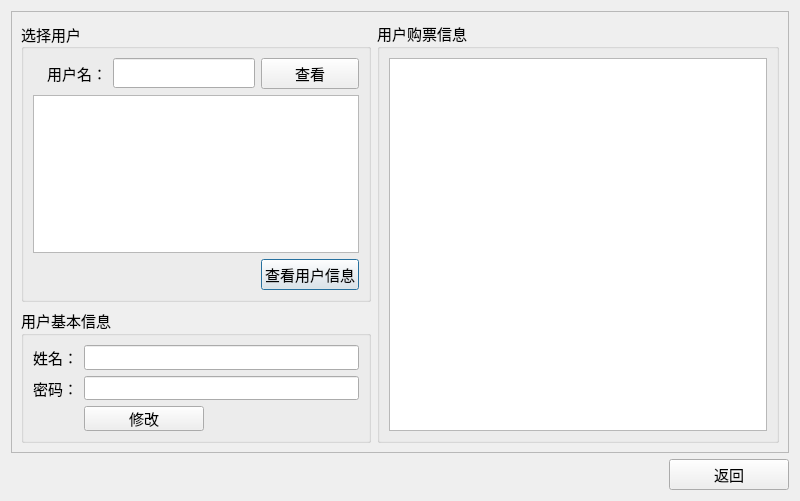
<?xml version="1.0" encoding="UTF-8"?>
<ui version="4.0">
 <class>QueryUserDialog</class>
 <widget class="QDialog" name="QueryUserDialog">
  <property name="geometry">
   <rect>
    <x>0</x>
    <y>0</y>
    <width>800</width>
    <height>501</height>
   </rect>
  </property>
  <property name="windowTitle">
   <string>Dialog</string>
  </property>
  <property name="layoutDirection">
   <enum>Qt::LeftToRight</enum>
  </property>
  <layout class="QVBoxLayout" name="verticalLayout">
   <item>
    <widget class="QFrame" name="frame">
     <property name="font">
      <font>
       <family>华文楷体</family>
       <pointsize>11</pointsize>
      </font>
     </property>
     <property name="frameShape">
      <enum>QFrame::StyledPanel</enum>
     </property>
     <property name="frameShadow">
      <enum>QFrame::Raised</enum>
     </property>
     <layout class="QGridLayout" name="gridLayout_2">
      <item row="0" column="0">
       <widget class="QGroupBox" name="groupBox">
        <property name="maximumSize">
         <size>
          <width>350</width>
          <height>16777215</height>
         </size>
        </property>
        <property name="font">
         <font>
          <family>华文楷体</family>
          <pointsize>11</pointsize>
         </font>
        </property>
        <property name="title">
         <string>选择用户</string>
        </property>
        <property name="alignment">
         <set>Qt::AlignLeading|Qt::AlignLeft|Qt::AlignVCenter</set>
        </property>
        <layout class="QGridLayout" name="gridLayout">
         <item row="2" column="2">
          <widget class="QPushButton" name="lookPushButton">
           <property name="maximumSize">
            <size>
             <width>120</width>
             <height>16777215</height>
            </size>
           </property>
           <property name="font">
            <font>
             <family>华文楷体</family>
             <pointsize>11</pointsize>
            </font>
           </property>
           <property name="text">
            <string>查看用户信息</string>
           </property>
          </widget>
         </item>
         <item row="0" column="2">
          <widget class="QPushButton" name="showPushButton">
           <property name="font">
            <font>
             <family>华文楷体</family>
             <pointsize>11</pointsize>
            </font>
           </property>
           <property name="text">
            <string>查看</string>
           </property>
          </widget>
         </item>
         <item row="1" column="0" colspan="3">
          <widget class="QListWidget" name="userListWidget">
           <property name="sizePolicy">
            <sizepolicy hsizetype="Preferred" vsizetype="Expanding">
             <horstretch>0</horstretch>
             <verstretch>0</verstretch>
            </sizepolicy>
           </property>
           <property name="maximumSize">
            <size>
             <width>16777215</width>
             <height>16777215</height>
            </size>
           </property>
           <property name="font">
            <font>
             <family>华文楷体</family>
             <pointsize>11</pointsize>
            </font>
           </property>
          </widget>
         </item>
         <item row="0" column="0">
          <widget class="QLabel" name="label">
           <property name="sizePolicy">
            <sizepolicy hsizetype="Minimum" vsizetype="Preferred">
             <horstretch>0</horstretch>
             <verstretch>0</verstretch>
            </sizepolicy>
           </property>
           <property name="font">
            <font>
             <family>华文楷体</family>
             <pointsize>11</pointsize>
            </font>
           </property>
           <property name="text">
            <string>用户名：</string>
           </property>
           <property name="alignment">
            <set>Qt::AlignRight|Qt::AlignTrailing|Qt::AlignVCenter</set>
           </property>
          </widget>
         </item>
         <item row="0" column="1">
          <widget class="QLineEdit" name="useridLineEdit">
           <property name="sizePolicy">
            <sizepolicy hsizetype="Preferred" vsizetype="Fixed">
             <horstretch>0</horstretch>
             <verstretch>0</verstretch>
            </sizepolicy>
           </property>
           <property name="font">
            <font>
             <family>华文楷体</family>
             <pointsize>11</pointsize>
            </font>
           </property>
          </widget>
         </item>
        </layout>
       </widget>
      </item>
      <item row="1" column="0">
       <widget class="QGroupBox" name="groupBox_2">
        <property name="maximumSize">
         <size>
          <width>350</width>
          <height>135</height>
         </size>
        </property>
        <property name="font">
         <font>
          <family>华文楷体</family>
          <pointsize>11</pointsize>
         </font>
        </property>
        <property name="layoutDirection">
         <enum>Qt::LeftToRight</enum>
        </property>
        <property name="title">
         <string>用户基本信息</string>
        </property>
        <layout class="QFormLayout" name="formLayout">
         <property name="labelAlignment">
          <set>Qt::AlignRight|Qt::AlignTrailing|Qt::AlignVCenter</set>
         </property>
         <item row="0" column="0">
          <widget class="QLabel" name="label_2">
           <property name="font">
            <font>
             <family>华文楷体</family>
             <pointsize>11</pointsize>
            </font>
           </property>
           <property name="text">
            <string>姓名：</string>
           </property>
          </widget>
         </item>
         <item row="0" column="1">
          <widget class="QLineEdit" name="nameLineEdit">
           <property name="font">
            <font>
             <family>华文楷体</family>
             <pointsize>11</pointsize>
            </font>
           </property>
          </widget>
         </item>
         <item row="1" column="0">
          <widget class="QLabel" name="label_3">
           <property name="font">
            <font>
             <family>华文楷体</family>
             <pointsize>11</pointsize>
            </font>
           </property>
           <property name="text">
            <string>密码：</string>
           </property>
          </widget>
         </item>
         <item row="1" column="1">
          <widget class="QLineEdit" name="pwdLineEdit">
           <property name="font">
            <font>
             <family>华文楷体</family>
             <pointsize>11</pointsize>
            </font>
           </property>
          </widget>
         </item>
         <item row="3" column="1">
          <widget class="QPushButton" name="modifyLineEdit">
           <property name="maximumSize">
            <size>
             <width>120</width>
             <height>16777215</height>
            </size>
           </property>
           <property name="font">
            <font>
             <family>华文楷体</family>
             <pointsize>11</pointsize>
            </font>
           </property>
           <property name="layoutDirection">
            <enum>Qt::RightToLeft</enum>
           </property>
           <property name="text">
            <string>修改</string>
           </property>
          </widget>
         </item>
        </layout>
       </widget>
      </item>
      <item row="0" column="1" rowspan="2">
       <widget class="QGroupBox" name="groupBox_3">
        <property name="font">
         <font>
          <family>华文楷体</family>
          <pointsize>11</pointsize>
         </font>
        </property>
        <property name="title">
         <string>用户购票信息</string>
        </property>
        <layout class="QGridLayout" name="gridLayout_3">
         <item row="0" column="0">
          <widget class="QTableWidget" name="tableWidget">
           <property name="font">
            <font>
             <family>华文楷体</family>
             <pointsize>11</pointsize>
            </font>
           </property>
          </widget>
         </item>
        </layout>
       </widget>
      </item>
     </layout>
    </widget>
   </item>
   <item>
    <widget class="QPushButton" name="pushButton">
     <property name="minimumSize">
      <size>
       <width>120</width>
       <height>0</height>
      </size>
     </property>
     <property name="maximumSize">
      <size>
       <width>120</width>
       <height>16777215</height>
      </size>
     </property>
     <property name="font">
      <font>
       <family>华文楷体</family>
       <pointsize>11</pointsize>
      </font>
     </property>
     <property name="layoutDirection">
      <enum>Qt::RightToLeft</enum>
     </property>
     <property name="text">
      <string>返回</string>
     </property>
    </widget>
   </item>
  </layout>
 </widget>
 <resources/>
 <connections>
  <connection>
   <sender>pushButton</sender>
   <signal>clicked()</signal>
   <receiver>QueryUserDialog</receiver>
   <slot>accept()</slot>
   <hints>
    <hint type="sourcelabel">
     <x>734</x>
     <y>480</y>
    </hint>
    <hint type="destinationlabel">
     <x>599</x>
     <y>459</y>
    </hint>
   </hints>
  </connection>
 </connections>
</ui>
